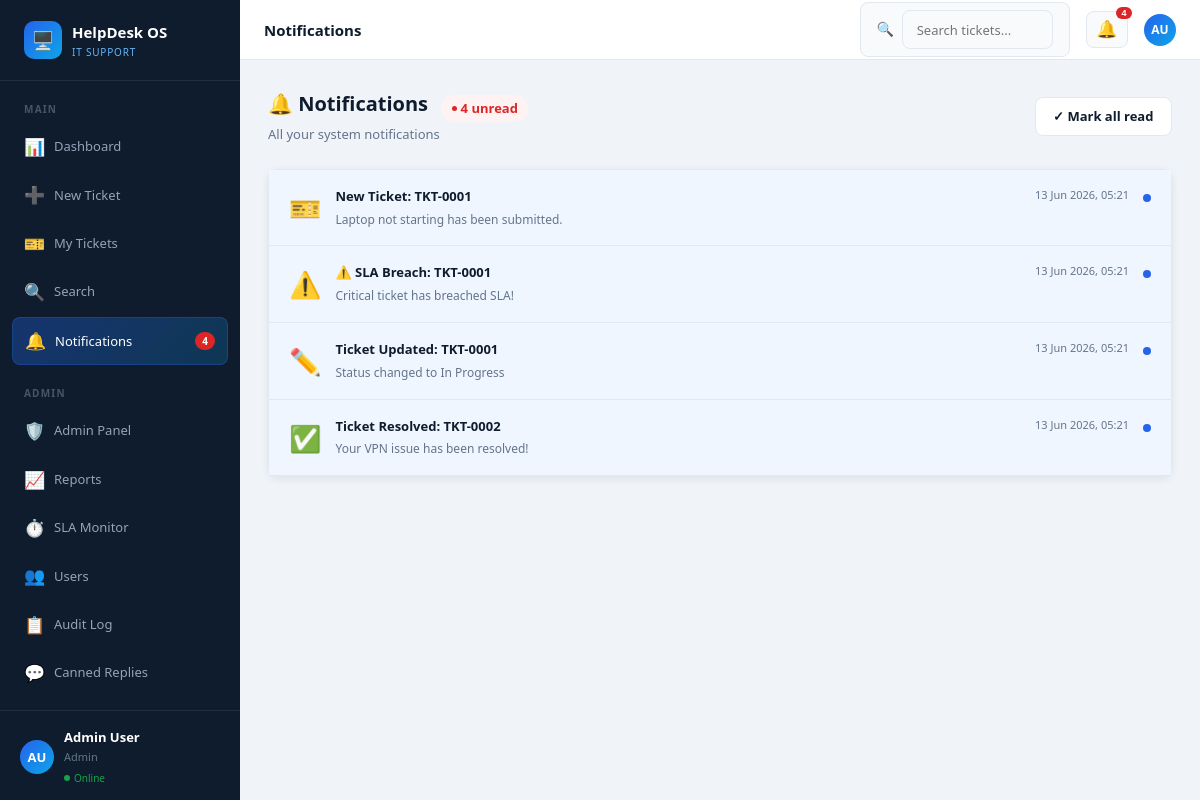
Screenshot of /notifications.php (signed in) with the database file from the repository.
### tables this page shows
CREATE TABLE IF NOT EXISTS notifications (
    id         INT AUTO_INCREMENT PRIMARY KEY,
    user_id    INT NOT NULL,
    type       VARCHAR(50)  NOT NULL,
    title      VARCHAR(200) NOT NULL,
    message    TEXT,
    link       VARCHAR(255) DEFAULT '',
    is_read    TINYINT DEFAULT 0,
    created_at TIMESTAMP DEFAULT CURRENT_TIMESTAMP,
    FOREIGN KEY (user_id) REFERENCES users(id) ON DELETE CASCADE
);

### includes/auth.php (called while the page is built, shortened)
<?php
function current_role()      { return $_SESSION['role']    ?? 'user'; }
?>

### notifications.php (the view, shortened to what this page needs)
<?php
require_once 'includes/db.php';
require_once 'includes/header.php';
$uid  = current_user_id();
$role = current_role();
$where  = $role === 'admin' ? "1=1" : "user_id = $uid";
$notifs = $conn->query(
    "SELECT n.*, u.name uname FROM notifications n
     LEFT JOIN users u ON n.user_id=u.id
     WHERE $where
     ORDER BY n.created_at DESC"
);
$unread = $role === 'admin'
    ? $conn->query("SELECT COUNT(*) c FROM notifications WHERE is_read=0")->fetch_assoc()['c']
    : $conn->query("SELECT COUNT(*) c FROM notifications WHERE user_id=$uid AND is_read=0")->fetch_assoc()['c'];
$icon_map = [
    'ticket_created'  => '🎫',
    'ticket_updated'  => '✏️',
    'ticket_assigned' => '👤',
    'ticket_resolved' => '✅',
    'sla_breach'      => '⚠️',
    'new_note'        => '💬',
    'ticket_rated'    => '⭐',
];
?>
<div class="page-header">
    <div>
        <div class="page-title">🔔 Notifications
            <?php if ($unread > 0): ?>
                <span class="badge badge-critical" style="font-size:13px;margin-left:8px"><?= $unread ?> unread</span>
            <?php endif; ?>
        </div>
        <div class="page-sub">All your system notifications</div>
    </div>
    <?php if ($unread > 0): ?>
        <a href="?mark_all=1" class="btn btn-secondary">✓ Mark all read</a>
    <?php endif; ?>
</div>
<div class="card" style="padding:0">
    <?php while ($n = $notifs->fetch_assoc()):
        $icon = $icon_map[$n['type']] ?? '🔔';
    ?>
    <div style="display:flex;gap:14px;padding:1rem 1.25rem;border-bottom:1px solid var(--border);background:<?= $n['is_read'] ? '#fff' : '#eff6ff' ?>;cursor:pointer;transition:background .15s"
         onclick="window.location='<?= htmlspecialchars($n['link'] ?? '#') ?>'"
         onmouseover="this.style.background='#f8faff'"
         onmouseout="this.style.background='<?= $n['is_read'] ? '#fff' : '#eff6ff' ?>'">
        <span style="font-size:26px;flex-shrink:0;margin-top:2px"><?= $icon ?></span>
        <div style="flex:1">
            <div style="display:flex;justify-content:space-between;align-items:flex-start;flex-wrap:wrap;gap:.5rem">
                <strong style="font-size:13px;color:var(--text)"><?= htmlspecialchars($n['title']) ?></strong>
                <span style="font-size:11px;color:var(--muted);white-space:nowrap">
                    <?= date('d M Y, H:i', strtotime($n['created_at'])) ?>
                </span>
            </div>
            <p style="font-size:12px;color:var(--muted);margin-top:3px"><?= htmlspecialchars($n['message']) ?></p>
        </div>
        <?php if (!$n['is_read']): ?>
            <span style="width:8px;height:8px;border-radius:50%;background:var(--primary);flex-shrink:0;margin-top:8px"></span>
        <?php endif; ?>
    </div>
    <?php endwhile; ?>
</div>
<?php require_once 'includes/footer.php'; ?>

### assets/css/style.css (style rules this page uses)
*, *::before, *::after { box-sizing: border-box; margin: 0; padding: 0; }
:root { --navy: #0f1c2e; --navy2: #1a3a5c; --primary: #2563eb; --primary-h: #1d4ed8; --teal: #0ea5e9; --white: #fff; --bg: #f0f4f8; --card: #fff; --border: #e2e8f0; --text: #0f1c2e; --muted: #64748b; --light: #f8fafc; --success: #16a34a; --warning: #d97706; --danger: #dc2626; --info: #0891b2; --radius: 10px; --shadow: 0 2px 8px rgba(0,0,0,.08); --shadow-lg: 0 8px 24px rgba(0,0,0,.12); --sidebar-w: 240px; }
body { font-family: 'Segoe UI',system-ui,sans-serif; background: var(--bg); color: var(--text); font-size: 14px; line-height: 1.6; }
.page-header { display: flex; align-items: center; justify-content: space-between; margin-bottom: 1.5rem; flex-wrap: wrap; gap: .75rem; }
.page-title { font-size: 20px; font-weight: 700; }
.page-sub { font-size: 13px; color: var(--muted); margin-top: 2px; }
.card { background: var(--card); border: 1px solid var(--border); border-radius: var(--radius); padding: 1.25rem; margin-bottom: 1.25rem; box-shadow: var(--shadow); }
.badge { display: inline-flex; align-items: center; gap: 4px; padding: .2rem .65rem; border-radius: 99px; font-size: 11px; font-weight: 600; white-space: nowrap; }
.badge::before { content: ''; width: 5px; height: 5px; border-radius: 50%; display: inline-block; }
.badge-critical { background: #fef2f2; color: var(--danger); }
.badge-critical::before { background: var(--danger); }
.btn { display: inline-flex; align-items: center; gap: 6px; padding: .5rem 1.1rem; border-radius: 8px; font-size: 13px; font-weight: 600; cursor: pointer; border: none; text-decoration: none; transition: all .15s; font-family: inherit; white-space: nowrap; }
.btn-secondary { background: var(--white); color: var(--text); border: 1px solid var(--border); }

### rows the page displays
notifications: type "🎫", title "New Ticket: TKT-0001", created_at "13 Jun 2026, 05:21", message "Laptop not starting has been submitted.", is_read 0 (drawn)
notifications: type "⚠️", title "⚠️ SLA Breach: TKT-0001", created_at "13 Jun 2026, 05:21", message "Critical ticket has breached SLA!", is_read 0 (drawn)
notifications: type "✏️", title "Ticket Updated: TKT-0001", created_at "13 Jun 2026, 05:21", message "Status changed to In Progress", is_read 0 (drawn)
notifications: type "✅", title "Ticket Resolved: TKT-0002", created_at "13 Jun 2026, 05:21", message "Your VPN issue has been resolved!", is_read 0 (drawn)

### other values shown
$notif_count "4"
getInitials(current_user_name()) "AU"
current_user_name() "Admin User"
current_role() "Admin"
$unread "4"
